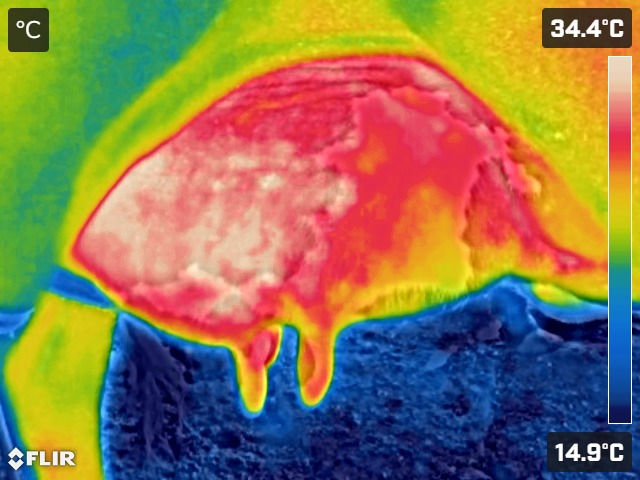
#> input picture Topico6/imgs/FLIR0196.jpg, 640 x 480 px, found by its file name
$ python teste.py
#> lines starting #> are read from the running program, lines starting #| are printed output that depends on the picture; after the words box and inside, x2 and y2 are one past the last pixel; in counts of white or black regions, pixels touching at a corner belong together
import cv2
import numpy as np

# Carregue a imagem térmica
imagem = cv2.imread('Topico6\imgs\FLIR0196.jpg')
#> imagem is the input picture: shape (480, 640, 3); mean B, G, R 80.7, 120, 143.7


# Converta a imagem para o espaço de cores HSV
hsv = cv2.cvtColor(imagem, cv2.COLOR_BGR2HSV)
#> hsv: shape (480, 640, 3); mean H, S, V 72.6, 197.1, 186.9

# Defina os limites superior e inferior para a cor vermelha
vermelho_superior = np.array([255, 255, 255])
vermelho_inferior = np.array([0, 0, 200])


# Crie uma máscara para a cor vermelha
mascara_vermelha = cv2.inRange(hsv, vermelho_inferior, vermelho_superior)
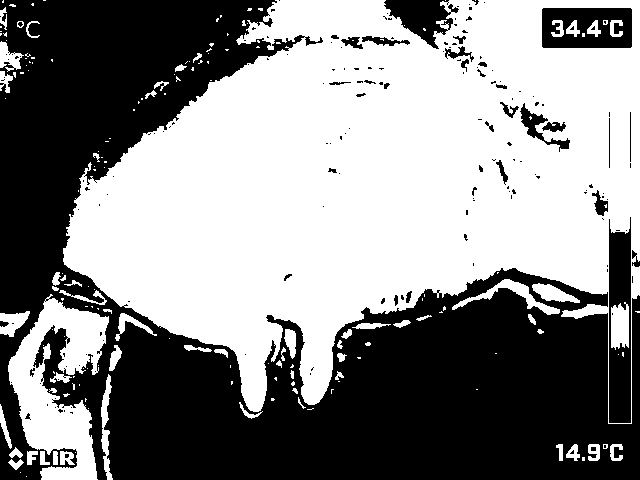
#> mascara_vermelha: shape (480, 640); 53.4% white; 171 black regions (135 under 20 px), largest, box (x1, y1, x2, y2) and area: (0, 0, 640, 480) 131649, (609, 217, 631, 423) 3483, (542, 8, 632, 48) 3029


# Combine as máscaras para obter a máscara final
mascara = mascara_vermelha

# Aplique a máscara à imagem original
imagem_recortada = cv2.bitwise_and(imagem, imagem, mask=mascara)
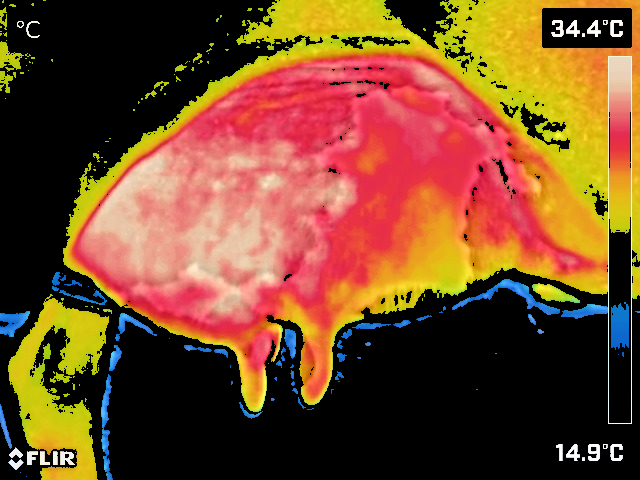
#> imagem_recortada: shape (480, 640, 3); mean B, G, R 39.9, 73.1, 118.1


imagem_recortada = cv2.cvtColor(imagem_recortada, cv2.COLOR_BGR2GRAY)
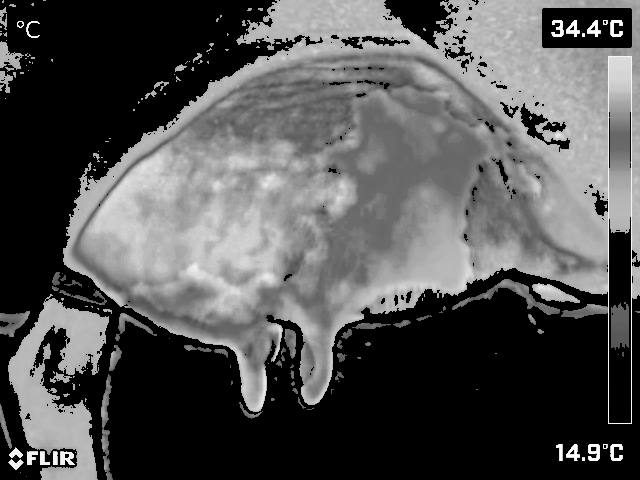
#> imagem_recortada: shape (480, 640); min 0, max 255, mean 82.8

_ , thresholded_mask = cv2.threshold(imagem_recortada, 0, 255, cv2.THRESH_BINARY | cv2.THRESH_OTSU )

result = cv2.bitwise_not(imagem_recortada, imagem_recortada, mask = thresholded_mask)
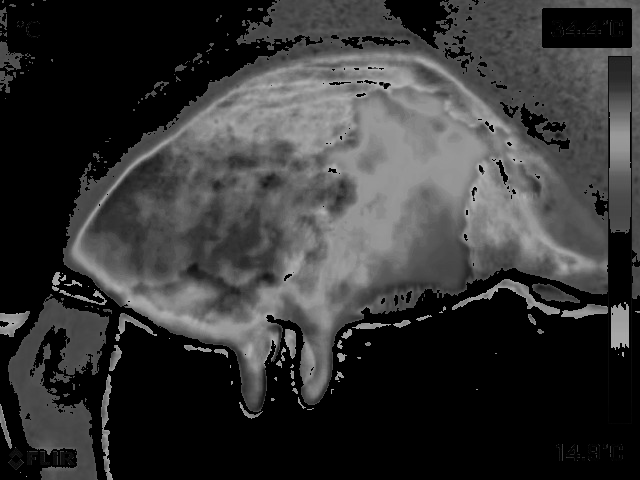
#> result: shape (480, 640); min 0, max 177, mean 53.5


# Mostre a imagem recortada
cv2.imshow('Imagem Recortada', imagem_recortada)
cv2.waitKey(0)

$ run again, with Topico6/imgs/campo_de_flores.jpg copied over Topico6/imgs/FLIR0196.jpg
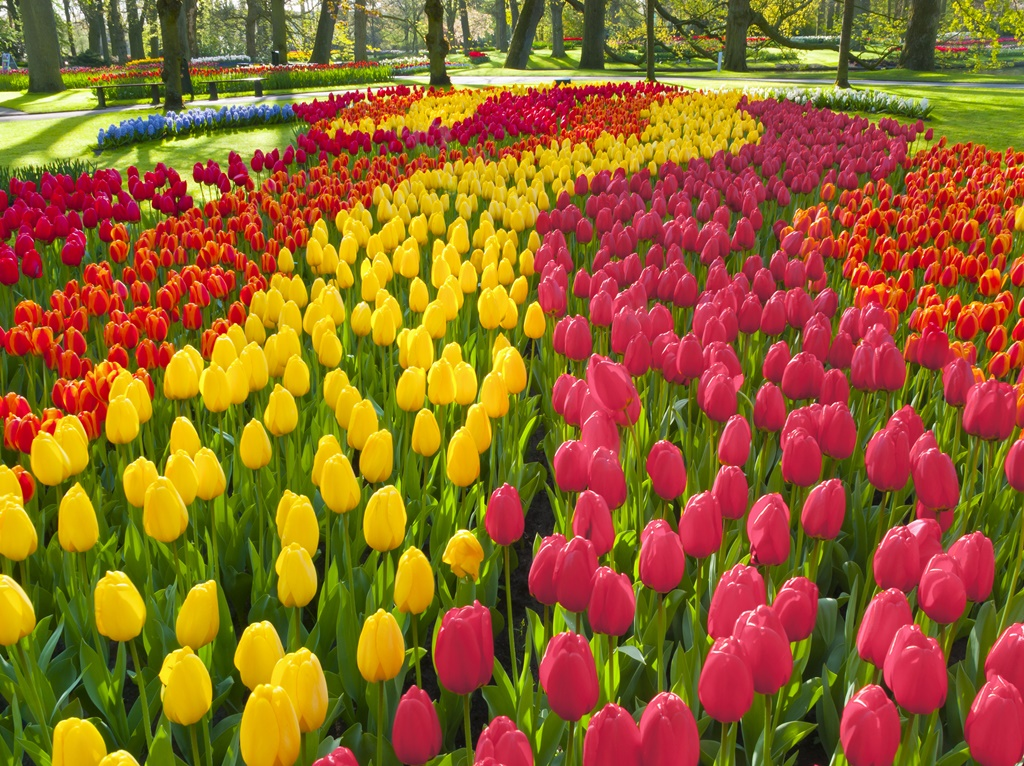
#> input picture Topico6/imgs/campo_de_flores.jpg, 1024 x 766 px, found by its file name
#> imagem is the input picture: shape (766, 1024, 3); mean B, G, R 39.5, 99.6, 148.2
#> hsv: shape (766, 1024, 3); mean H, S, V 67.4, 199.1, 156
#> `mascara_vermelha = cv2.inRange(hsv, vermelho_inferior, vermelho_superi..`:
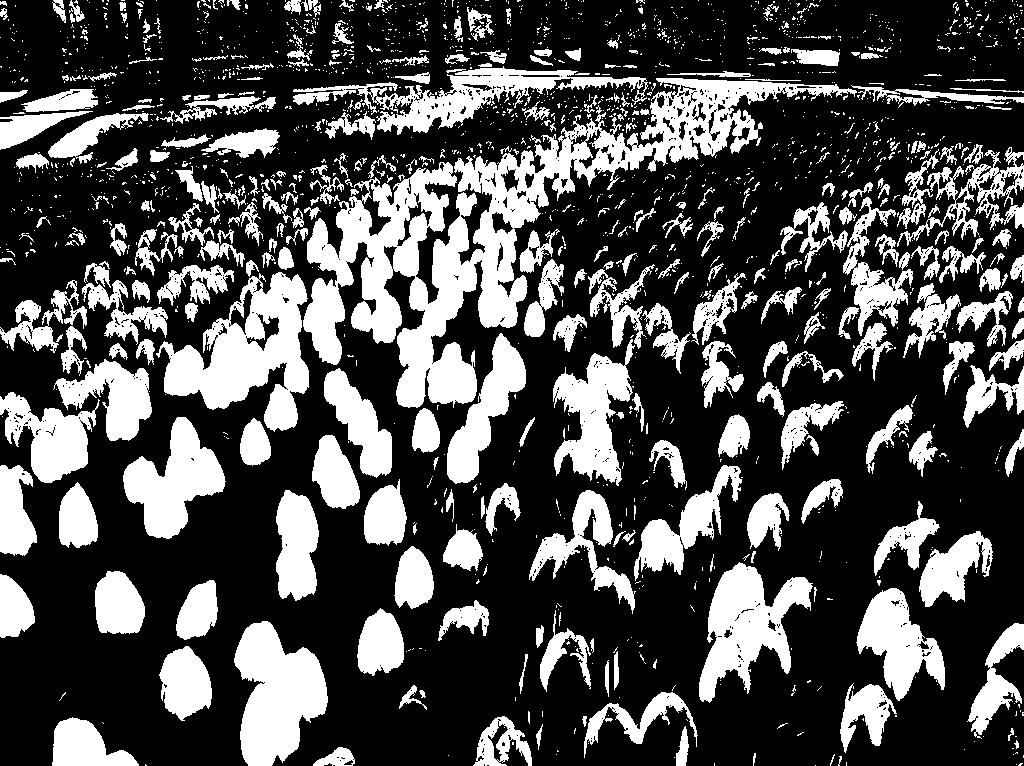
#> mascara_vermelha: shape (766, 1024); 30.2% white; 1947 white regions (1610 under 20 px), largest, box (x1, y1, x2, y2) and area: (303, 78, 857, 408) 40275, (156, 272, 309, 432) 11706, (234, 621, 328, 766) 8784
#> thresholded_mask: shape (766, 1024); 29.7% white; 1968 white regions (1627 under 20 px), largest, box (x1, y1, x2, y2) and area: (303, 78, 857, 408) 40249, (158, 272, 309, 432) 11612, (234, 621, 328, 766) 8784
#> `result = cv2.bitwise_not(imagem_recortada, imagem_recortada, mask = th..`:
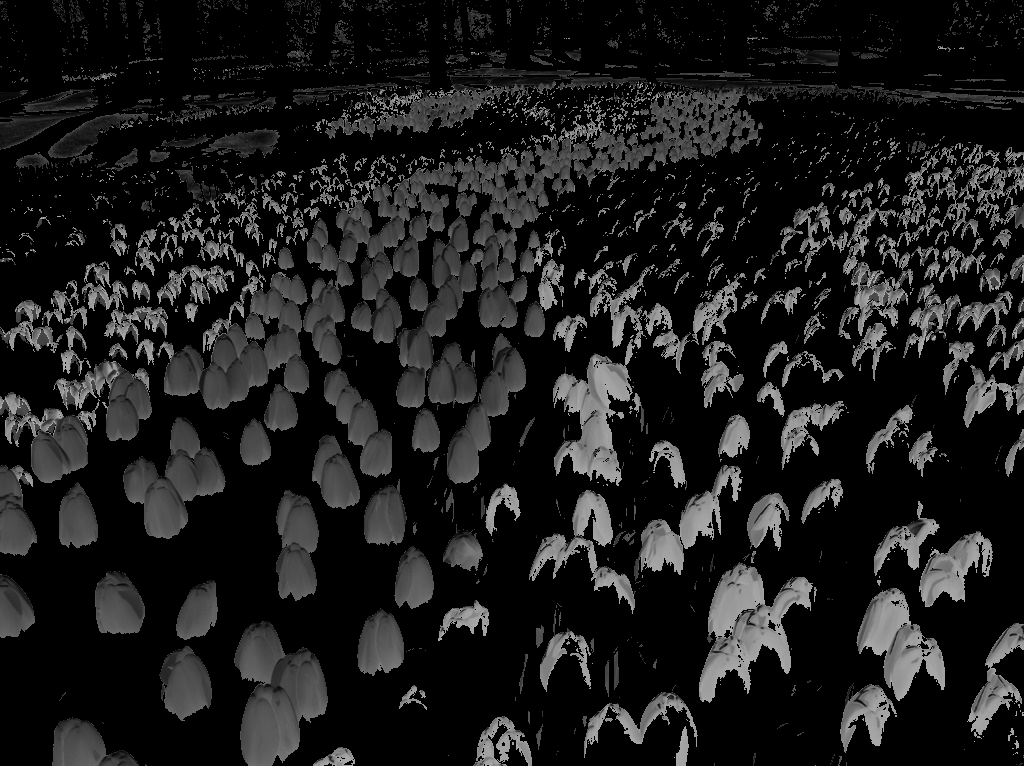
#> result: shape (766, 1024); min 0, max 174, mean 28.3
